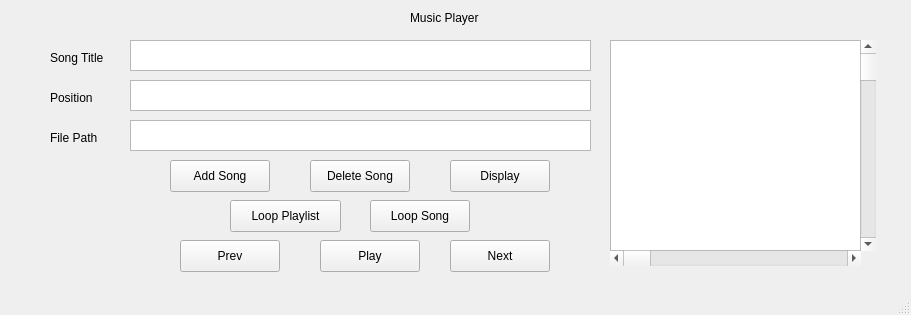
<?xml version="1.0" encoding="UTF-8"?>
<ui version="4.0">
 <class>MusicPlayer</class>
 <widget class="QMainWindow" name="MusicPlayer">
  <property name="geometry">
   <rect>
    <x>0</x>
    <y>0</y>
    <width>911</width>
    <height>315</height>
   </rect>
  </property>
  <property name="windowTitle">
   <string>MusicPlayer</string>
  </property>
  <widget class="QWidget" name="centralwidget">
   <widget class="QPushButton" name="next">
    <property name="geometry">
     <rect>
      <x>450</x>
      <y>240</y>
      <width>100</width>
      <height>32</height>
     </rect>
    </property>
    <property name="text">
     <string>Next</string>
    </property>
    <property name="icon">
     <iconset theme="QIcon::ThemeIcon::MediaSeekForward"/>
    </property>
   </widget>
   <widget class="QPushButton" name="play">
    <property name="geometry">
     <rect>
      <x>320</x>
      <y>240</y>
      <width>100</width>
      <height>32</height>
     </rect>
    </property>
    <property name="text">
     <string>Play</string>
    </property>
    <property name="icon">
     <iconset theme="QIcon::ThemeIcon::MediaPlaybackStart"/>
    </property>
   </widget>
   <widget class="QPushButton" name="prev">
    <property name="geometry">
     <rect>
      <x>180</x>
      <y>240</y>
      <width>100</width>
      <height>32</height>
     </rect>
    </property>
    <property name="text">
     <string>Prev</string>
    </property>
    <property name="icon">
     <iconset theme="QIcon::ThemeIcon::MediaSeekBackward"/>
    </property>
   </widget>
   <widget class="QPushButton" name="loopAll">
    <property name="geometry">
     <rect>
      <x>230</x>
      <y>200</y>
      <width>111</width>
      <height>32</height>
     </rect>
    </property>
    <property name="text">
     <string>Loop Playlist</string>
    </property>
    <property name="icon">
     <iconset theme="QIcon::ThemeIcon::SyncSynchronizing"/>
    </property>
   </widget>
   <widget class="QPushButton" name="loop">
    <property name="geometry">
     <rect>
      <x>370</x>
      <y>200</y>
      <width>100</width>
      <height>32</height>
     </rect>
    </property>
    <property name="text">
     <string>Loop Song</string>
    </property>
    <property name="icon">
     <iconset theme="QIcon::ThemeIcon::SyncSynchronizing"/>
    </property>
   </widget>
   <widget class="QPushButton" name="add">
    <property name="geometry">
     <rect>
      <x>170</x>
      <y>160</y>
      <width>100</width>
      <height>32</height>
     </rect>
    </property>
    <property name="text">
     <string>Add Song</string>
    </property>
   </widget>
   <widget class="QPushButton" name="remove">
    <property name="geometry">
     <rect>
      <x>310</x>
      <y>160</y>
      <width>100</width>
      <height>32</height>
     </rect>
    </property>
    <property name="text">
     <string>Delete Song</string>
    </property>
   </widget>
   <widget class="QPushButton" name="display">
    <property name="geometry">
     <rect>
      <x>450</x>
      <y>160</y>
      <width>100</width>
      <height>32</height>
     </rect>
    </property>
    <property name="text">
     <string>Display</string>
    </property>
   </widget>
   <widget class="QTextEdit" name="filePath">
    <property name="geometry">
     <rect>
      <x>130</x>
      <y>120</y>
      <width>461</width>
      <height>31</height>
     </rect>
    </property>
   </widget>
   <widget class="QLabel" name="label">
    <property name="geometry">
     <rect>
      <x>50</x>
      <y>130</y>
      <width>58</width>
      <height>16</height>
     </rect>
    </property>
    <property name="autoFillBackground">
     <bool>false</bool>
    </property>
    <property name="text">
     <string>File Path</string>
    </property>
   </widget>
   <widget class="QTextEdit" name="Position">
    <property name="geometry">
     <rect>
      <x>130</x>
      <y>80</y>
      <width>461</width>
      <height>31</height>
     </rect>
    </property>
   </widget>
   <widget class="QLabel" name="label_2">
    <property name="geometry">
     <rect>
      <x>50</x>
      <y>90</y>
      <width>58</width>
      <height>16</height>
     </rect>
    </property>
    <property name="text">
     <string>Position</string>
    </property>
   </widget>
   <widget class="QTextEdit" name="Title">
    <property name="geometry">
     <rect>
      <x>130</x>
      <y>40</y>
      <width>461</width>
      <height>31</height>
     </rect>
    </property>
   </widget>
   <widget class="QLabel" name="label_3">
    <property name="geometry">
     <rect>
      <x>50</x>
      <y>50</y>
      <width>71</width>
      <height>16</height>
     </rect>
    </property>
    <property name="text">
     <string>Song Title</string>
    </property>
   </widget>
   <widget class="QTextBrowser" name="screen">
    <property name="geometry">
     <rect>
      <x>610</x>
      <y>40</y>
      <width>256</width>
      <height>211</height>
     </rect>
    </property>
   </widget>
   <widget class="QScrollBar" name="vSlider">
    <property name="geometry">
     <rect>
      <x>860</x>
      <y>40</y>
      <width>16</width>
      <height>211</height>
     </rect>
    </property>
    <property name="orientation">
     <enum>Qt::Orientation::Vertical</enum>
    </property>
   </widget>
   <widget class="QScrollBar" name="hSlider">
    <property name="geometry">
     <rect>
      <x>610</x>
      <y>250</y>
      <width>251</width>
      <height>16</height>
     </rect>
    </property>
    <property name="orientation">
     <enum>Qt::Orientation::Horizontal</enum>
    </property>
   </widget>
   <widget class="QLabel" name="label_4">
    <property name="geometry">
     <rect>
      <x>410</x>
      <y>10</y>
      <width>91</width>
      <height>16</height>
     </rect>
    </property>
    <property name="text">
     <string>Music Player</string>
    </property>
   </widget>
  </widget>
  <widget class="QStatusBar" name="statusbar"/>
 </widget>
 <resources/>
 <connections/>
</ui>
